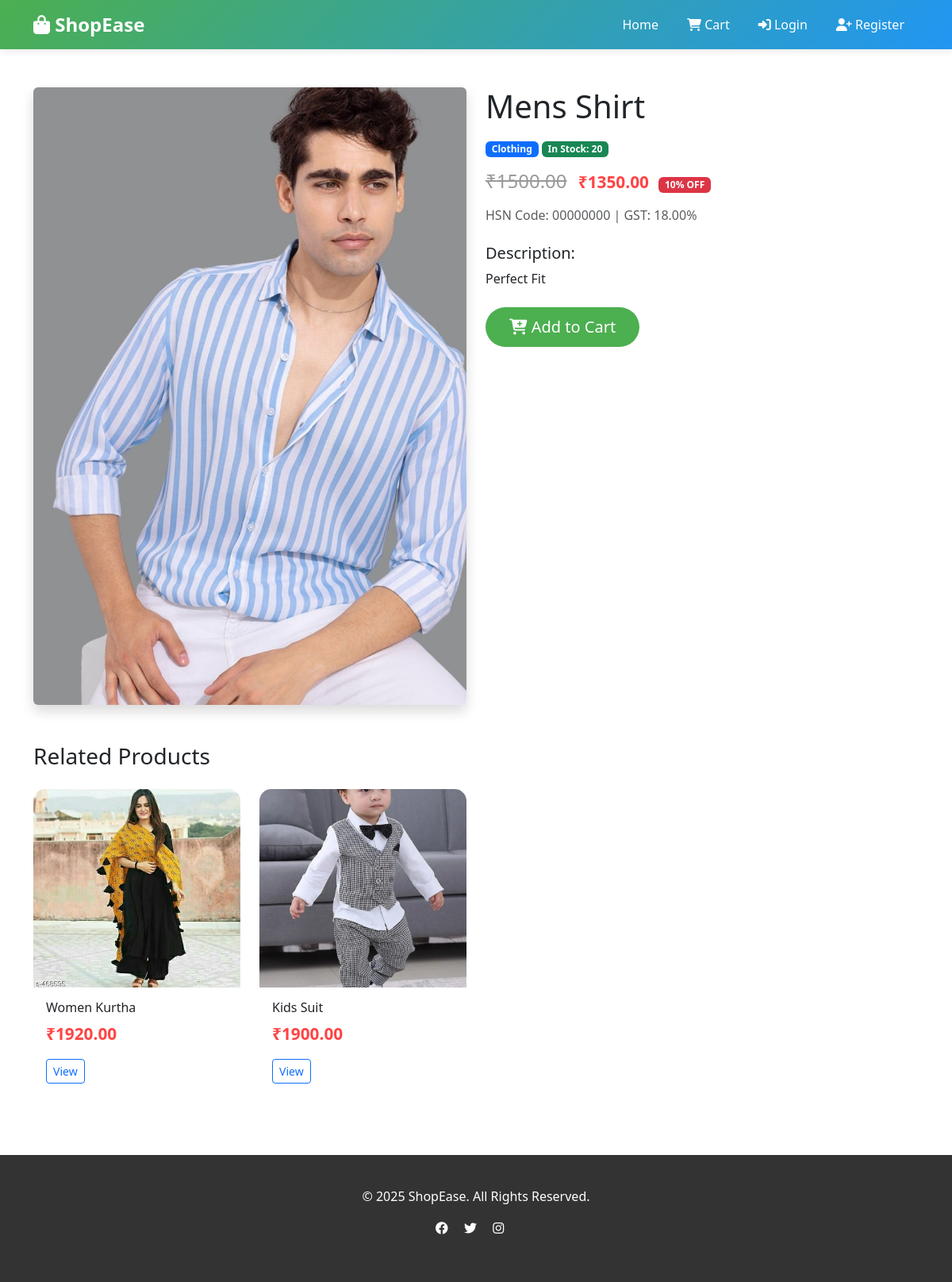
Page /product/mens-shirt/ on the committed database.
### store/models.py (models this page shows, shortened)
class Product(models.Model):
    category = models.ForeignKey(Category, on_delete=models.CASCADE, related_name='products')
    name = models.CharField(max_length=300)
    slug = models.SlugField(unique=True, blank=True)
    description = models.TextField()
    price = models.DecimalField(max_digits=10, decimal_places=2)
    discounted_price = models.DecimalField(max_digits=10, decimal_places=2, blank=True, null=True)
    image = models.ImageField(upload_to='products/')
    stock = models.IntegerField(default=0)
    hsn_code = models.CharField(max_length=20, default='00000000')
    gst_rate = models.DecimalField(max_digits=5, decimal_places=2, default=18.00)
    is_active = models.BooleanField(default=True)
    featured = models.BooleanField(default=False)
    created_at = models.DateTimeField(auto_now_add=True)
    updated_at = models.DateTimeField(auto_now=True)
    def get_selling_price(self):
        if self.discounted_price:
            return self.discounted_price
        return self.price
    def get_discount_percentage(self):
        if self.discounted_price:
            discount = ((self.price - self.discounted_price) / self.price) * 100
            return round(discount)
        return 0

class Category(models.Model):
    name = models.CharField(max_length=200)
    slug = models.SlugField(unique=True, blank=True)
    description = models.TextField(blank=True)
    image = models.ImageField(upload_to='categories/', blank=True, null=True)
    created_at = models.DateTimeField(auto_now_add=True)
    class Meta:
        verbose_name_plural = 'Categories'
        ordering = ['name']

### store/views.py (the view)
# urls.py: path('product/<slug:slug>/', views.product_detail, name='product_detail'),
def product_detail(request, slug):
    product = get_object_or_404(Product, slug=slug, is_active=True)
    related_products = Product.objects.filter(
        category=product.category,
        is_active=True
    ).exclude(id=product.id)[:4]
    context = {
        'product': product,
        'related_products': related_products,
    }
    return render(request, 'store/product_detail.html', context)

### store/templates/store/product_detail.html (shortened to what this page needs)
{% extends 'store/base.html' %}
{% block content %}
<div class="container my-5">
    <div class="row">
        <div class="col-md-6">
            <img src="{{ product.image.url }}" class="img-fluid rounded shadow" alt="{{ product.name }}">
        </div>
        <div class="col-md-6">
            <h1 class="mb-3">{{ product.name }}</h1>
            <div class="mb-3">
                <span class="badge bg-primary">{{ product.category.name }}</span>
                {% if product.stock > 0 %}
                <span class="badge bg-success">In Stock: {{ product.stock }}</span>
                {% else %}
                <span class="badge bg-danger">Out of Stock</span>
                {% endif %}
            </div>
            <div class="mb-3">
                {% if product.discounted_price %}
                <span class="price-original h4">₹{{ product.price }}</span>
                <span class="price-discounted h2">₹{{ product.discounted_price }}</span>
                <span class="badge bg-danger ms-2">{{ product.get_discount_percentage }}% OFF</span>
                {% else %}
                <span class="price-discounted h2">₹{{ product.price }}</span>
                {% endif %}
            </div>
            <div class="mb-4">
                <p class="text-muted">HSN Code: {{ product.hsn_code }} | GST: {{ product.gst_rate }}%</p>
            </div>
            <div class="mb-4">
                <h5>Description:</h5>
                <p>{{ product.description }}</p>
            </div>
            {% if product.stock > 0 %}
            <a href="{% url 'add_to_cart' product.id %}" class="btn btn-primary btn-lg">
                <i class="fas fa-cart-plus"></i> Add to Cart
            </a>
            {% else %}
            <button class="btn btn-secondary btn-lg" disabled>Out of Stock</button>
            {% endif %}
        </div>
    </div>
    {% if related_products %}
    <div class="mt-5">
        <h3 class="mb-4">Related Products</h3>
        <div class="row">
            {% for rproduct in related_products %}
            <div class="col-md-3 mb-4">
                <div class="card product-card">
                    <a href="{% url 'product_detail' rproduct.slug %}">
                        <img src="{{ rproduct.image.url }}" class="product-img card-img-top" alt="{{ rproduct.name }}">
                    </a>
                    <div class="card-body">
                        <h6 class="card-title">{{ rproduct.name|truncatewords:5 }}</h6>
                        <p class="card-text">
                            <span class="price-discounted">₹{{ rproduct.get_selling_price }}</span>
                        </p>
                        <a href="{% url 'product_detail' rproduct.slug %}" class="btn btn-outline-primary btn-sm">View</a>
                    </div>
                </div>
            </div>
            {% endfor %}
        </div>
    </div>
    {% endif %}
</div>
{% endblock %}

### store/templates/store/base.html (style rules this page uses)
:root { --primary-color: #4CAF50; --secondary-color: #2196F3; --dark-color: #333; }
body { font-family: 'Segoe UI', Tahoma, Geneva, Verdana, sans-serif; }
.product-card { transition: transform 0.3s, box-shadow 0.3s; border: none; border-radius: 15px; overflow: hidden; }
.product-img { height: 250px; object-fit: cover; width: 100%; }
.btn-primary { background: var(--primary-color); border: none; border-radius: 25px; padding: 10px 30px; transition: all 0.3s; }
.price-original { text-decoration: line-through; color: #999; margin-right: 10px; }
.price-discounted { color: #ff4444; font-weight: bold; font-size: 1.3rem; }

### rows in the picture
Product: image (picture), name "Mens Shirt", category.name "Clothing", stock "20", price "1500.00", discounted_price "1350.00", get_discount_percentage "10", hsn_code "00000000", gst_rate "18.00", description "Perfect Fit"
Product: image (picture), name "Women Kurtha", get_selling_price "1920.00"
Product: image (picture), name "Kids Suit", get_selling_price "1900.00"
